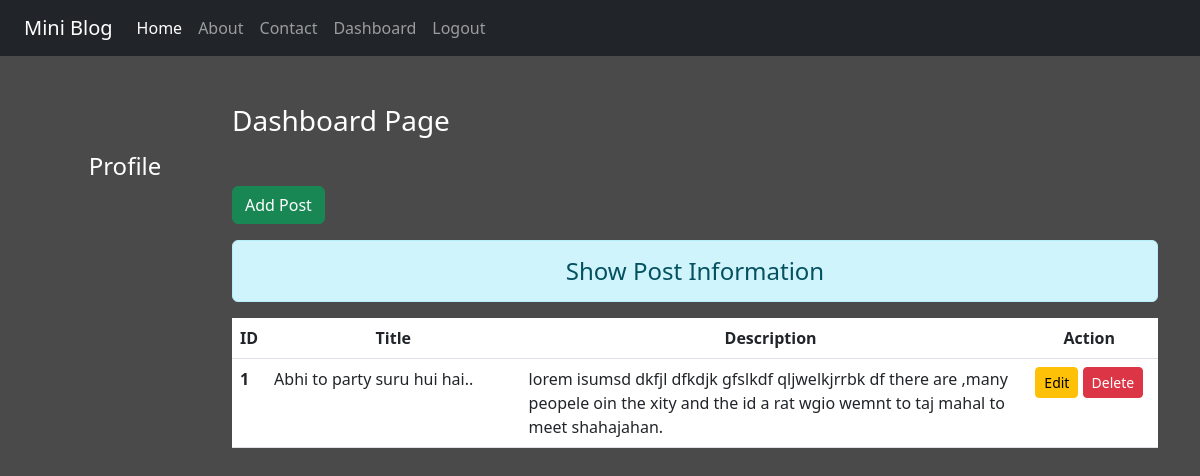
The app's page /dashboard/ (signed in), older data.
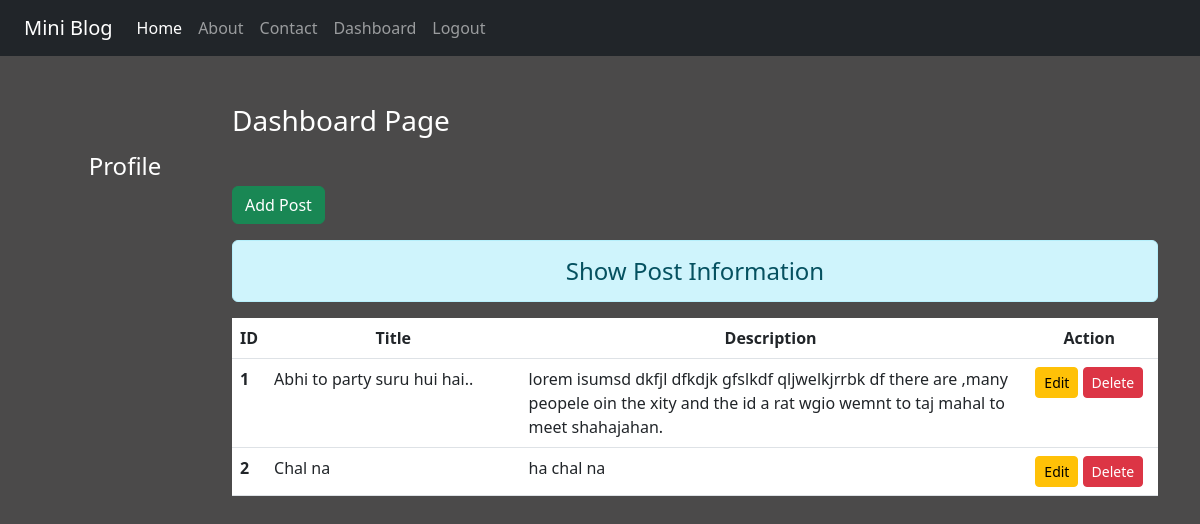
The same page, newer data.
### reg/models.py (models this page shows)
class Post(models.Model):
    title = models.CharField(max_length=150)
    desc = models.TextField()

### reg/views.py (the view)
# urls.py: path('dashboard/', views.Dashboard, name='dashboard'),
def Dashboard(request):
    if request.user.is_authenticated:
        posts = Post.objects.all()
        user = request.user
        full_name = user.get_full_name()
        gps = user.groups.all()
        return render(request, 'reg/dashboard.html', {'posts':posts, 'full_name':full_name,'groups':gps})
    else:
        return HttpResponseRedirect('/login/')

### reg/templates/reg/dashboard.html (shortened to what this page needs)
{% extends 'reg/base.html' %}
{% load static %}
{% block side %}
<div class="col-sm-2 text-white my-5 text-center">
    <h4 class="my-5">Profile</h4>
</div>
{% endblock side %}
{% block content %}
<div class="col-sm-10">
    <h3 class="text-white my-5">Dashboard Page</h3>
    <a href="{% url 'addpost' %}" class="btn btn-success">Add Post</a>
    <h4 class="text-center alert alert-info mt-3">Show Post Information</h4>
    {% if posts %}
    <table class="table table-hover bg-white">
        <thead>
            <tr class="text-center">
                <th scope="col" style="width:2%">ID</th>
                <th scope="col" style="width:28%">Title</th>
                <th scope="col" style="width:55%">Description</th>
                <th scope="col" style="width:15%">Action</th>
            </tr>
        </thead>
        <tbody>
            {% for post in posts %}
            <tr>
                <th scope="row">{{post.id}}</th>
                <td>{{post.title}}</td>
                <td>{{post.desc}}</td>
                <td class="text-center">
                <a href="{% url 'updatepost' post.id %}" class="btn btn-warning btn-sm">Edit</a>
                {% if perms.bolg.delete_post %}
                <form action="{% url 'deletepost' post.id %}" method="post" class="d-inline">{% csrf_token %}
                    <input type="submit" class="btn btn-danger btn-sm" value="Delete">
                </form>
                {% endif %}
            </td>
            </tr>
            {% endfor  %}
        </tbody>
    </table>
    {% else %}
    <h4 class="text-center alert alert-warning"> No Records</h4>
    {% endif %}
</div>
{% endblock content %}

Row changes from the older to the newer data that the page shows:
added Post: id "2", title "Chal na", desc "ha chal na"
